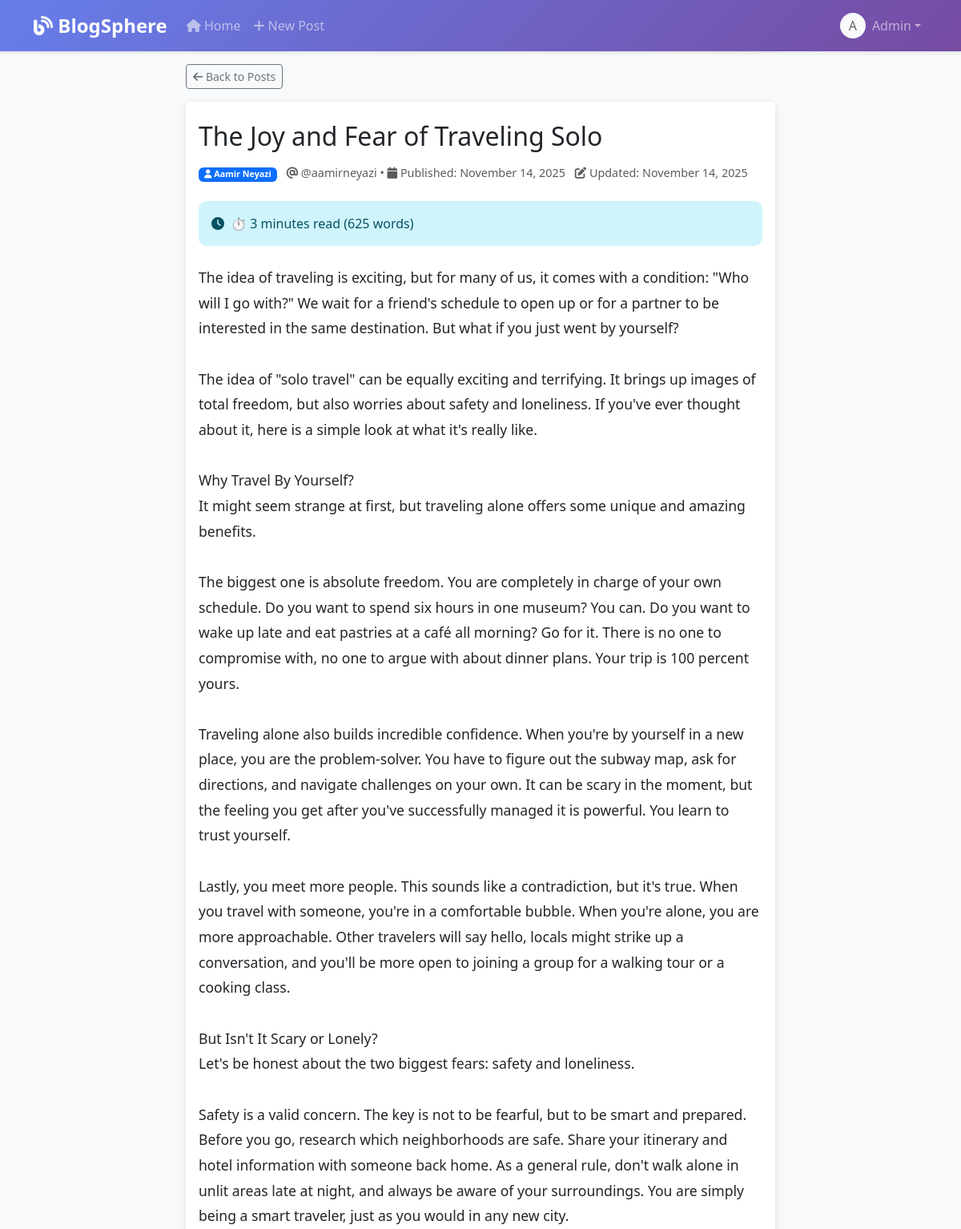
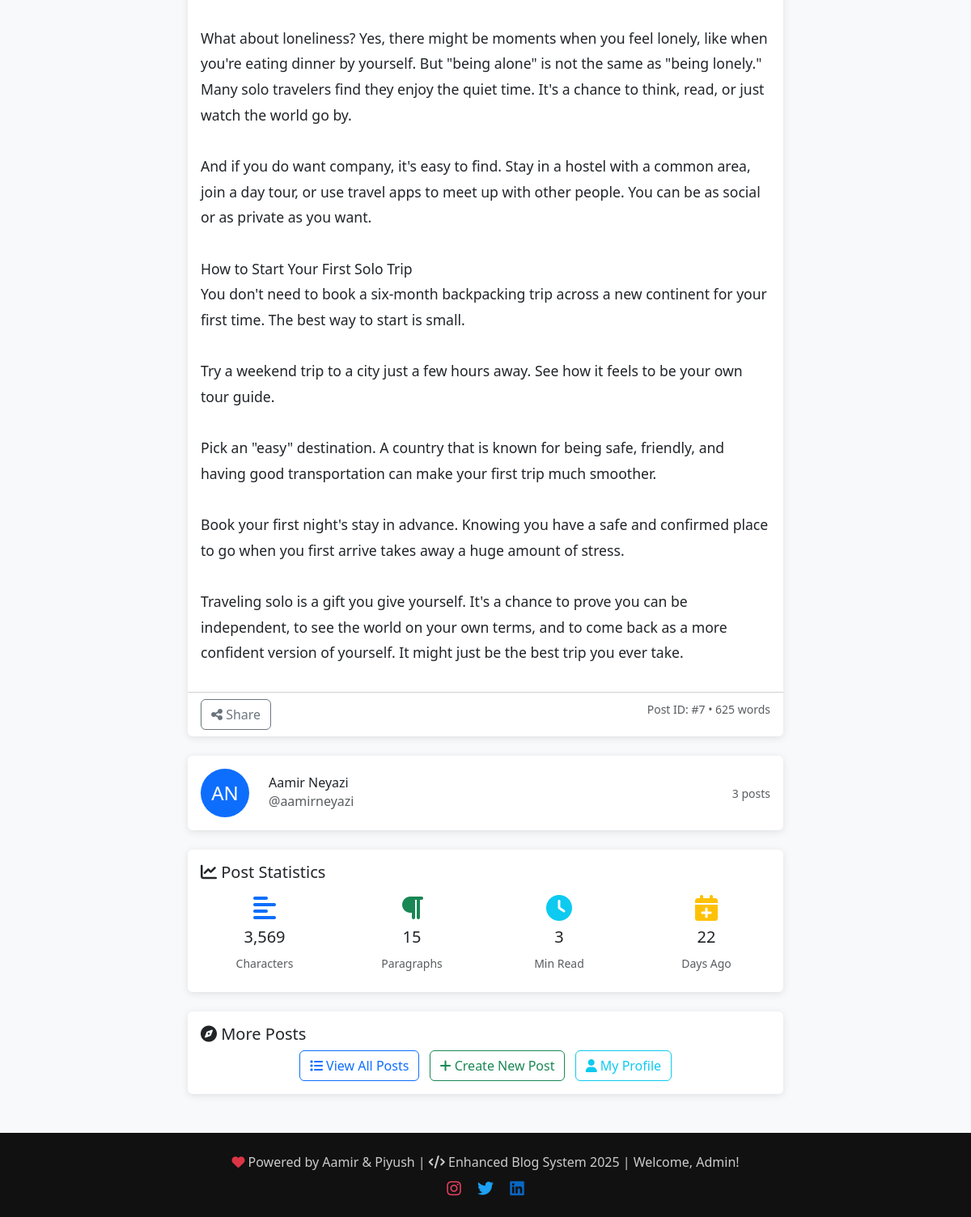
/post/7 (signed in), run on the app's committed database (2 pictures, top to bottom).
### app.py (models this page shows, shortened)
class User(UserMixin, db.Model):
    id = db.Column(db.Integer, primary_key=True)
    username = db.Column(db.String(80), unique=True, nullable=False)
    email = db.Column(db.String(120), unique=True, nullable=False)
    password_hash = db.Column(db.String(120), nullable=False)
    first_name = db.Column(db.String(50), nullable=False)
    last_name = db.Column(db.String(50), nullable=False)
    bio = db.Column(db.Text)
    created_at = db.Column(db.DateTime, default=datetime.utcnow)
    is_active = db.Column(db.Boolean, default=True)
    posts = db.relationship('Post', backref='author', lazy=True, cascade='all, delete-orphan')
    is_admin = db.Column(db.Boolean, nullable=False, default=False)
    def get_full_name(self):
        return f"{self.first_name} {self.last_name}"

class Post(db.Model):
    id = db.Column(db.Integer, primary_key=True)
    title = db.Column(db.String(200), nullable=False)
    content = db.Column(db.Text, nullable=False)
    created_at = db.Column(db.DateTime, default=datetime.utcnow)
    updated_at = db.Column(db.DateTime, default=datetime.utcnow, onupdate=datetime.utcnow)
    user_id = db.Column(db.Integer, db.ForeignKey('user.id'), nullable=False)
    is_published = db.Column(db.Boolean, default=True)

### app.py (the view)
@app.route('/post/<int:post_id>')
def view_post(post_id):
    post = Post.query.get_or_404(post_id)
    if not post.is_published and (not current_user.is_authenticated or current_user.id != post.user_id):
        flash('Post not found!', 'error')
        return redirect(url_for('index'))
    return render_template('view_post.html', post=post)

### app.py (called while the page is built)
@login_manager.user_loader
def load_user(user_id):
    return User.query.get(int(user_id))

### templates/view_post.html (shortened to what this page needs)
{% extends "base.html" %}
{% block content %}
<div class="container">
    <div class="row justify-content-center">
        <div class="col-lg-8">
            <div class="mb-3">
                <a href="{{ url_for('index') }}" class="btn btn-outline-secondary btn-sm">
                    <i class="fas fa-arrow-left"></i> Back to Posts
                </a>
            </div>
            <article class="card">
                <div class="card-header bg-white border-0 pt-4">
                    <div class="d-flex justify-content-between align-items-start">
                        <div class="flex-grow-1">
                            <h1 class="card-title h2 mb-3">{{ post.title }}</h1>
                            <div class="post-meta mb-3">
                                <span class="badge bg-primary me-2">
                                    <i class="fas fa-user"></i> {{ post.author.get_full_name() }}
                                </span>
                                <span class="text-muted">
                                    <i class="fas fa-at"></i> @{{ post.author.username }} •
                                    <i class="fas fa-calendar"></i>
                                    Published: {{ post.created_at.strftime('%B %d, %Y') }}
                                </span>
                                {% if post.updated_at != post.created_at %}
                                <span class="text-muted ms-2">
                                    <i class="fas fa-edit"></i>
                                    Updated: {{ post.updated_at.strftime('%B %d, %Y') }}
                                </span>
                                {% endif %}
                            </div>
                        </div>
                    </div>
                </div>
                <div class="card-body pt-0">
                    <div class="alert alert-info d-flex align-items-center mb-4">
                        <i class="fas fa-clock me-2"></i>
                        <span id="readingTime">Calculating reading time...</span>
                    </div>
                    <div class="post-content" style="line-height: 1.8; font-size: 1.1rem;">
                        {% set paragraphs = post.content.split('\n\n') %}
                        {% for paragraph in paragraphs %}
                            {% if paragraph.strip() %}
                                <p>{{ paragraph.replace('\n', '<br>')|safe }}</p>
                            {% endif %}
                        {% endfor %}
                    </div>
                </div>
                <div class="card-footer bg-transparent">
                    <div class="row">
                        <div class="col-md-6">
                            <div class="d-flex gap-2">
                                <button class="btn btn-outline-secondary" onclick="sharePost()">
                                    <i class="fas fa-share-alt"></i> Share
                                </button>
                            </div>
                        </div>
                        <div class="col-md-6 text-md-end mt-2 mt-md-0">
                            <small class="text-muted">
                                Post ID: #{{ post.id }} •
                                <span id="wordCountDisplay">0</span> words
                            </small>
                        </div>
                    </div>
                </div>
            </article>
            <div class="card mt-4">
                <div class="card-body">
                    <div class="row align-items-center">
                        <div class="col-auto">
                            <div class="bg-primary rounded-circle d-flex align-items-center justify-content-center"
                                 style="width: 60px; height: 60px; color: white; font-size: 1.5rem;">
                                {{ post.author.first_name[0].upper() }}{{ post.author.last_name[0].upper() }}
                            </div>
                        </div>
                        <div class="col">
                            <h6 class="mb-0">{{ post.author.get_full_name() }}</h6>
                            <p class="text-muted mb-0">@{{ post.author.username }}</p>
                        </div>
                        <div class="col-auto">
                            <small class="text-muted">
                                {{ post.author.posts|selectattr('is_published')|list|length }} posts
                            </small>
                        </div>
                    </div>
                </div>
            </div>
            <div class="card mt-4">
                <div class="card-body">
                    <h5 class="card-title">
                        <i class="fas fa-chart-line"></i> Post Statistics
                    </h5>
                    <div class="row text-center">
                        <div class="col-md-3">
                            <div class="p-2">
                                <i class="fas fa-align-left fa-2x text-primary mb-2"></i>
                                <h5 id="charCount">0</h5>
                                <small class="text-muted">Characters</small>
                            </div>
                        </div>
                        <div class="col-md-3">
                            <div class="p-2">
                                <i class="fas fa-paragraph fa-2x text-success mb-2"></i>
                                <h5 id="paragraphCount">0</h5>
                                <small class="text-muted">Paragraphs</small>
                            </div>
                        </div>
                        <div class="col-md-3">
                            <div class="p-2">
                                <i class="fas fa-clock fa-2x text-info mb-2"></i>
                                <h5 id="readingTimeMinutes">0</h5>
                                <small class="text-muted">Min Read</small>
                            </div>
                        </div>
                        <div class="col-md-3">
                            <div class="p-2">
                                <i class="fas fa-calendar-plus fa-2x text-warning mb-2"></i>
                                <h5 id="daysAgo">0</h5>
                                <small class="text-muted">Days Ago</small>
                            </div>
                        </div>
                    </div>
                </div>
            </div>
            <div class="card mt-4">
                <div class="card-body">
                    <h5 class="card-title">
                        <i class="fas fa-compass"></i> More Posts
                    </h5>
                    <div class="text-center">
                        <a href="{{ url_for('index') }}" class="btn btn-outline-primary">
                            <i class="fas fa-list"></i> View All Posts
                        </a>
                        {% if current_user.is_authenticated %}
                        <a href="{{ url_for('create_post') }}" class="btn btn-outline-success ms-2">
                            <i class="fas fa-plus"></i> Create New Post
                        </a>
                        <a href="{{ url_for('profile') }}" class="btn btn-outline-info ms-2">
                            <i class="fas fa-user"></i> My Profile
                        </a>
                        {% else %}
                        <a href="{{ url_for('register') }}" class="btn btn-outline-success ms-2">
                            <i class="fas fa-user-plus"></i> Join Community
                        </a>
                        {% endif %}
                    </div>
                </div>
            </div>
        </div>
    </div>
</div>
{% endblock %}

### templates/base.html (shortened to what this page needs)
<!DOCTYPE html>
<html lang="en">
<head>
    <link href="https://cdnjs.cloudflare.com/ajax/libs/bootstrap/5.3.0/css/bootstrap.min.css" rel="stylesheet">
    <link href="https://cdnjs.cloudflare.com/ajax/libs/font-awesome/6.4.0/css/all.min.css" rel="stylesheet">
</head>
<body>
    <nav class="navbar navbar-expand-lg navbar-dark">
        <div class="container">
            <a class="navbar-brand" href="{{ url_for('index') }}">
                <i class="fas fa-blog"></i> BlogSphere
            </a>
            <div class="collapse navbar-collapse" id="navbarNav">
                <ul class="navbar-nav me-auto">
                    <li class="nav-item">
                        <a class="nav-link" href="{{ url_for('index') }}">
                            <i class="fas fa-home"></i> Home
                        </a>
                    </li>
                    {% if current_user.is_authenticated %}
                    <li class="nav-item">
                        <a class="nav-link" href="{{ url_for('create_post') }}">
                            <i class="fas fa-plus"></i> New Post
                        </a>
                    </li>
                    {% endif %}
                </ul>
                <ul class="navbar-nav">
                    {% if current_user.is_authenticated %}
                    <li class="nav-item dropdown">
                        <a class="nav-link dropdown-toggle d-flex align-items-center" href="#" id="navbarDropdown"
                            role="button" data-bs-toggle="dropdown">
                            <div class="bg-light rounded-circle d-flex align-items-center justify-content-center me-2"
                                style="width: 32px; height: 32px; color: #666;">
                                {{ current_user.first_name[0].upper() }}
                            </div>
                            {{ current_user.first_name }}
                        </a>
                    </li>
                    {% endif %}
                </ul>
            </div>
        </div>
    </nav>
    <main class="fade-in">
        {% block content %}{% endblock %}
    </main>
    <footer class="footer mt-5 py-4" style="background-color: #111; color: #ccc; text-align: center;">
    <div class="container text-center">
        <p class="mb-0">
            <i class="fas fa-heart text-danger"></i>
            Powered by Aamir & Piyush |
            <i class="fas fa-code"></i>
            Enhanced Blog System 2025
            {% if current_user.is_authenticated %}
            | Welcome, {{ current_user.first_name }}!
            {% endif %}
        </p>
    </div>
    <div class="mt-2">
        <a href="https://www.instagram.com/aamir_._10/" target="_blank" class="mx-2" style="color: #E4405F; text-decoration: none;">
            <i class="fab fa-instagram fa-lg"></i>
        </a>
        <a href="https://x.com/AamirNeyazi" target="_blank" class="mx-2" style="color: #1DA1F2; text-decoration: none;">
            <i class="fab fa-twitter fa-lg"></i>
        </a>
        <a href="https://www.linkedin.com/in/aamirneyazi/" target="_blank" class="mx-2" style="color: #0A66C2; text-decoration: none;">
            <i class="fab fa-linkedin fa-lg"></i>
        </a>
    </div>
</footer>
</body>
</html>

### templates/base.html (style rules this page uses)
body { background-color: #f8f9fa; font-family: 'Segoe UI', Tahoma, Geneva, Verdana, sans-serif; }
.navbar { background: linear-gradient(135deg, #667eea 0%, #764ba2 100%); box-shadow: 0 2px 4px rgba(0, 0, 0, 0.1); }
.navbar-brand { font-weight: bold; font-size: 1.5rem; }
.card { border: none; box-shadow: 0 2px 10px rgba(0, 0, 0, 0.1); transition: transform 0.2s ease-in-out; }
.post-meta { color: #6c757d; font-size: 0.9rem; }
.post-content { line-height: 1.6; }
.alert { border-radius: 10px; border: none; }
.footer { background-color: #343a40; color: white; margin-top: 50px; }
.fade-in { animation: fadeIn 0.5s ease-in; }

### data on the page
User: first_name "A", first_name "Admin"
Post: title "The Joy and Fear of Traveling Solo", created_at "November 14, 2025", updated_at "November 14, 2025", replace "The idea of traveling is exciting, but for many of us, it comes with a condition: \"Who will I go with?\" We wait for a friend's schedule to open up or for a partner to be interested in the same destination. But what if you just went by yourself? The idea of \"solo travel\" can be equally exciting and terrifying. It brings up images of total freedom, but also worries about safety and loneliness. If you've ever thought about it, here is a simple look at what it's really like. Why Travel By Yourself? It might seem strange at first, but traveling alone offers some unique and amazing benefits. The biggest one is absolute freedom. You are completely in charge of your own schedule. Do you want to…", id "7"
User: author.get_full_name "Aamir Neyazi", author.username "aamirneyazi", author "A", author "N"

### other printed values
{{ post.author.posts|selectattr('is_published')|list|length }} "3"
